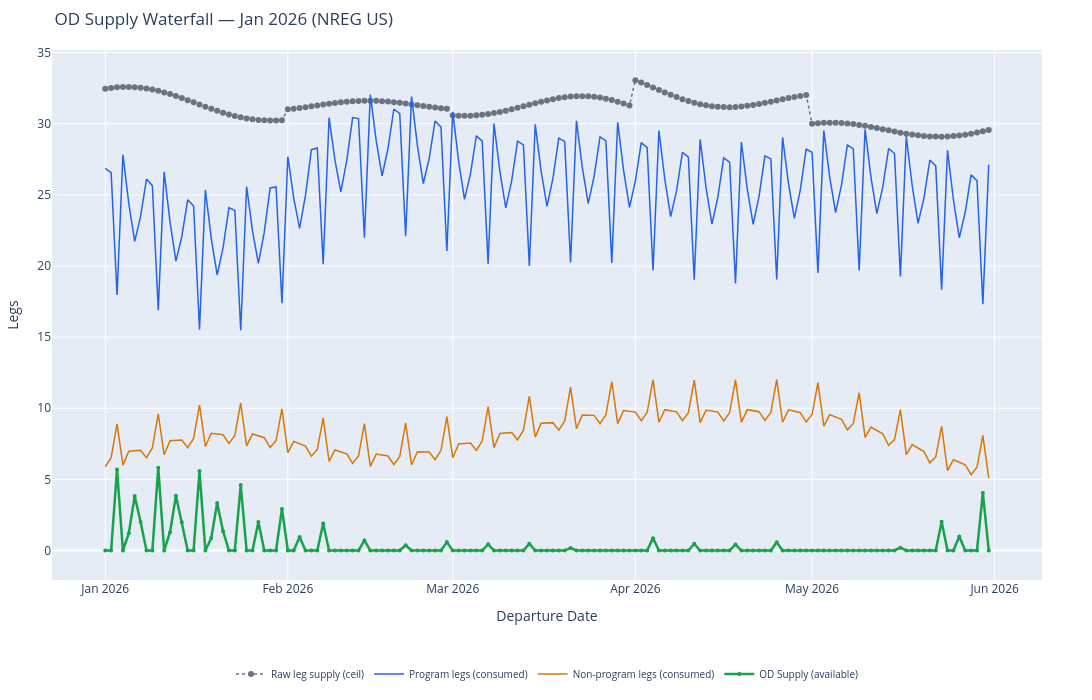

This figure's notebook cell:
### Code cell
import sys
sys.path.append("../src")

from supply import compute_od_supply
import polars as pl
from pathlib import Path
import plotly.graph_objects as go

PROCESSED_DIR = Path("../data/processed")

# ── run with MVP defaults (currentOD = 0) ─────────────────────────
df_supply = compute_od_supply(
    processed_dir=PROCESSED_DIR,
    solve_date="2025-12-31",
    current_od_bookings={}
)

print("── Jan 2026 OD Supply Forecast ──")
print(df_supply)
print(f"\nMean OD Supply (Jan 2026):           {df_supply['od_supply'].mean():.2f} legs/day")
print(f"Min  OD Supply:                      {df_supply['od_supply'].min():.2f}")
print(f"Max  OD Supply:                      {df_supply['od_supply'].max():.2f}")
print(f"\nMean raw_leg_supply:                 {df_supply['raw_leg_supply_fc'].mean():.2f}")
print(f"Mean program consumed:               {df_supply['program_live_legs_fc'].mean():.2f}")
print(f"Mean non-program consumed:           {df_supply['non_program_live_legs_fc'].mean():.2f}")

# ── sanity check: supply should be positive always ────────────────
neg = df_supply.filter(pl.col("od_supply") <= 0)
print(f"\nDays with zero/negative supply: {len(neg)} (expect 0 or very few)")

# ── visualise the supply waterfall ───────────────────────────────
dates = df_supply["date"].to_list()

fig = go.Figure()

fig.add_trace(go.Scatter(
    x=dates, y=df_supply["raw_leg_supply_fc"].to_list(),
    mode="lines+markers", name="Raw leg supply (ceil)",
    line=dict(color="#6b7280", width=1.5, dash="dot")
))
fig.add_trace(go.Scatter(
    x=dates, y=df_supply["program_live_legs_fc"].to_list(),
    mode="lines", name="Program legs (consumed)",
    line=dict(color="#2563eb", width=1.5)
))
fig.add_trace(go.Scatter(
    x=dates, y=df_supply["non_program_live_legs_fc"].to_list(),
    mode="lines", name="Non-program legs (consumed)",
    line=dict(color="#d97706", width=1.5)
))
fig.add_trace(go.Scatter(
    x=dates, y=df_supply["od_supply"].to_list(),
    mode="lines+markers", name="OD Supply (available)",
    line=dict(color="#16a34a", width=2.5),
    marker=dict(size=4)
))

fig.update_layout(
    title="OD Supply Waterfall — Jan 2026 (NREG US)",
    xaxis_title="Departure Date",
    yaxis_title="Legs",
    width=1200, height=700,
    margin=dict(l=50, r=50, t=50, b=120),
    legend=dict(
        orientation="h", yanchor="top",
        y=-0.15, xanchor="center", x=0.5,
        font=dict(size=10)
    )
)
fig.show()

# ── save ─────────────────────────────────────────────────────────
df_supply.write_parquet(PROCESSED_DIR / "jan2026_od_supply.parquet")
print("\n✅ Saved → data/processed/jan2026_od_supply.parquet")

### Figure 1 — Plotly figure (JSON) as saved in the notebook; plotly's stock layout.template omitted (floating-point values rounded to 4 significant figures; data arrays with more than 128 entries replaced by an {"elided": "..."} marker saying what was removed)
{"data": [{"line": {"color": "#6b7280", "dash": "dot", "width": 1.5}, "mode": "lines+markers", "name": "Raw leg supply (ceil)", "type": "scatter", "x": {"elided": "151 str values"}, "y": {"elided": "151 float values"}}, {"line": {"color": "#2563eb", "width": 1.5}, "mode": "lines", "name": "Program legs (consumed)", "type": "scatter", "x": {"elided": "151 str values"}, "y": {"elided": "151 float values"}}, {"line": {"color": "#d97706", "width": 1.5}, "mode": "lines", "name": "Non-program legs (consumed)", "type": "scatter", "x": {"elided": "151 str values"}, "y": {"elided": "151 float values"}}, {"line": {"color": "#16a34a", "width": 2.5}, "marker": {"size": 4}, "mode": "lines+markers", "name": "OD Supply (available)", "type": "scatter", "x": {"elided": "151 str values"}, "y": {"elided": "151 float values"}}], "layout": {"height": 700, "legend": {"font": {"size": 10}, "orientation": "h", "x": 0.5, "xanchor": "center", "y": -0.15, "yanchor": "top"}, "margin": {"b": 120, "l": 50, "r": 50, "t": 50}, "title": {"text": "OD Supply Waterfall — Jan 2026 (NREG US)"}, "width": 1200, "xaxis": {"title": {"text": "Departure Date"}}, "yaxis": {"title": {"text": "Legs"}}}}
